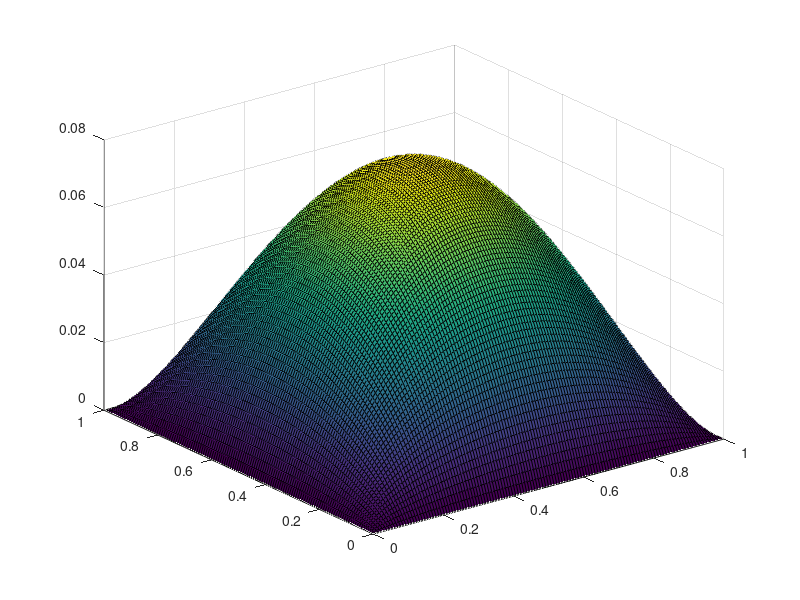

This figure's MATLAB source:
% Newton's Method 2D Poisson Problem
n = 2^7 - 1;
h = 2^-7;

iter_max = 8;
tol = 1.e-6;
% initial guess for u, (n*n, 1)
% u = zeros(n*n, 1) + 0.1;
[X, Y] = meshgrid(0:1/(n+1):1);
X = X(2:n+1, 2:n+1);
Y = Y(2:n+1, 2:n+1);
u = reshape(1*X.*(1-X).*Y.*(1-Y), [n*n,1]);
A = 1/h^2 * gallery('poisson', n);

for i=1:iter_max
  expu = exp(u);
  fu = A*u - expu;
  Ju = A - diag(expu);
  du = -Ju\fu; % search direction = p
  u = u + du;
  norm_p = norm(du);
  norm_u = norm(u);
  fprintf('\t norm(p)=%0.10f; tol*(1+norm(u))=%0.10f\n', norm_p, tol*(1+norm_u))
  
  if norm_p < tol*(1+norm_u) || i == iter_max
    fprintf('%d: ', i)
    fprintf('norm(exp(u), inf)=%0.10f | norm(u, 2)=%0.10f\n', ...
      norm(exp(u),Inf)/sqrt(n), norm(u,2))
    break
  end
end
u2d = reshape(u, [n,n]);
pu = padarray(u2d, [1,1], 0);
[X, Y] = meshgrid(0:1/(n+1):1);
figure;
surf(X, Y, pu)
